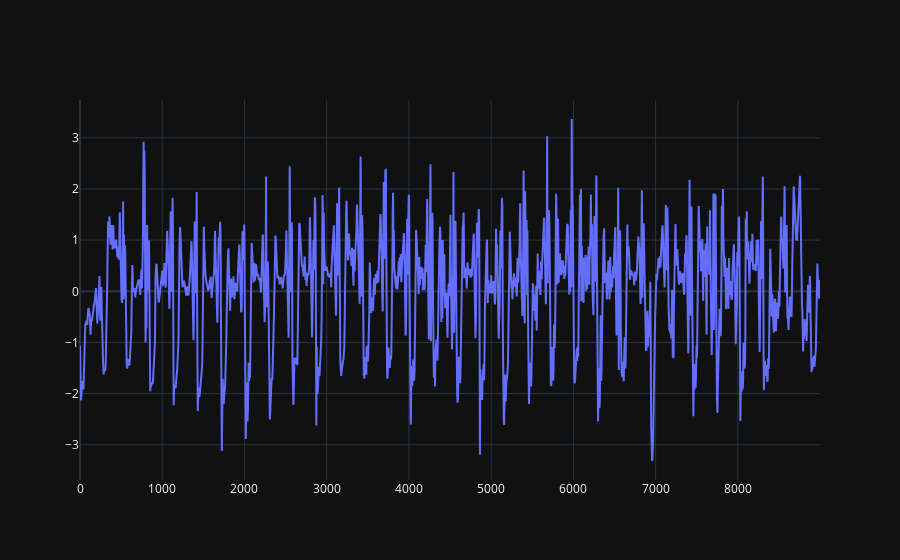

Notebook cell for this chart:
### Code cell
index = 3
print(false_positives.shape)

fig = go.Figure(go.Scatter(y=adaptive_gain_norm(false_positives[index], 1003)))
fig.show()

### Figure 1 — Plotly figure (JSON) as saved in the notebook; plotly's stock layout.template omitted (floating-point values rounded to 4 significant figures; data arrays with more than 128 entries replaced by an {"elided": "..."} marker saying what was removed)
{"data": [{"y": {"elided": "9000 float values"}, "type": "scatter"}], "layout": {}}
